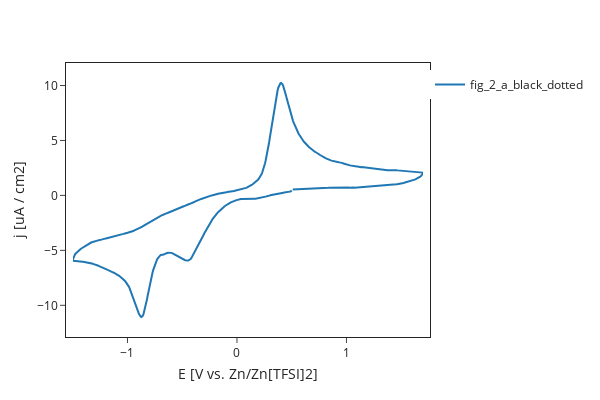

Source (notebook cell):
### Code cell
fig2a_b_dot.plot()

### Figure 1 — Plotly figure (JSON) as saved in the notebook; plotly's stock layout.template omitted (floating-point values rounded to 4 significant figures; data arrays with more than 128 entries replaced by an {"elided": "..."} marker saying what was removed)
{"data": [{"mode": "lines", "name": "fig_2_a_black_dotted", "type": "scatter", "x": {"elided": "1000 float values"}, "y": {"elided": "1000 float values"}}], "layout": {"autosize": true, "height": 400, "margin": {"b": 70, "l": 70, "pad": 7, "r": 70, "t": 70}, "showlegend": true, "width": 600, "xaxis": {"mirror": true, "showline": true, "title": {"text": "E [V vs. Zn/Zn[TFSI]2]"}}, "yaxis": {"mirror": true, "showline": true, "title": {"text": "j [uA / cm2]"}}}}
